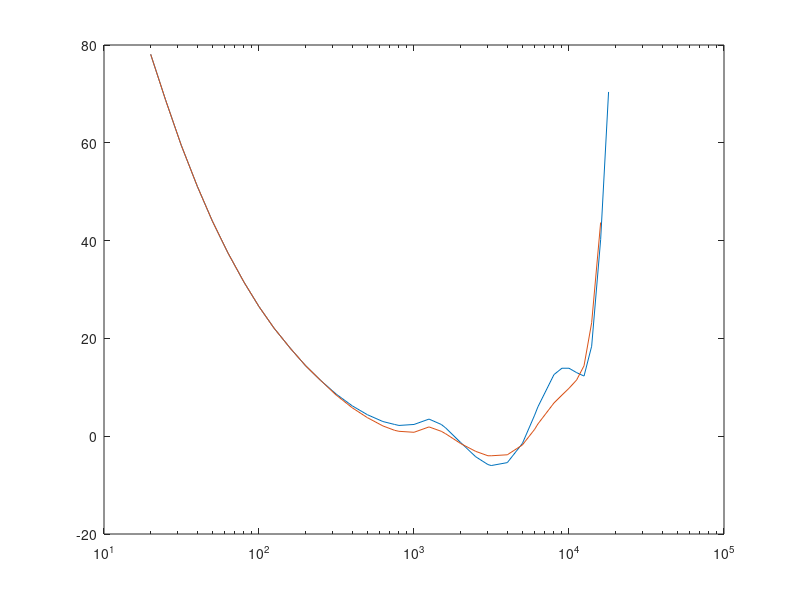

The MATLAB source for this figure:
function [f_hz, ThresholdOfHearing_FreeField_db_SPL, ThresholdOfHearing_DiffuseField_db_SPL] = getThresholdOfHearing

f_hz = [20,25,31.5,40,50,63,80,100,125,160,200,250,315,400,500,630,750,...
    800,1000,1250,1500,1600,2000,2500,3000,3150,4000,5000,6000,6300,8000,...
    9000,10000,11200,12500,14000,16000,18000];

ThresholdOfHearing_FreeField_db_SPL = [78.1, 68.7, 59.5, 51.1, 44.0, 37.5,...
    31.5, 26.5, 22.1, 17.9, 14.4, 11.4,8.6, 6.2, 4.4, 3.0, 2.4, 2.2, 2.4,...
    3.5, 2.4, 1.7 , -1.3 , -4.2 , -5.8, -6.0 , -5.4 , -1.5, 4.3, 6.0,...
    12.6, 13.9, 13.9, 13.0, 12.3, 18.4, 40.2, 70.4];

ThresholdOfHearing_DiffuseField_db_SPL = [78.1, 68.7, 59.5, 51.1, 44.0,...
    37.5, 31.5, 26.5, 22.1, 17.9, 14.4, 11.4, 8.4, 5.8, 3.8, 2.1, 1.2,...
    1.0, 0.8, 1.9, 1.0, 0.5, -1.5, -3.1, -4.0, -4.0, -3.8, -1.8, 1.4,...
    2.5, 6.8, 8.4, 9.8, 11.5, 14.4, 23.2, 43.7, nan];


figure; semilogx(f_hz,ThresholdOfHearing_FreeField_db_SPL); hold on
semilogx(f_hz,ThresholdOfHearing_DiffuseField_db_SPL); 